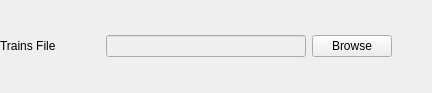
             <widget class="QWidget" name="widget_oldTrainOD" native="true">
              <property name="enabled">
               <bool>true</bool>
              </property>
              <property name="maximumSize">
               <size>
                <width>16777215</width>
                <height>93</height>
               </size>
              </property>
              <layout class="QGridLayout" name="gridLayout_11">
               <property name="leftMargin">
                <number>0</number>
               </property>
               <property name="topMargin">
                <number>0</number>
               </property>
               <property name="rightMargin">
                <number>0</number>
               </property>
               <property name="bottomMargin">
                <number>0</number>
               </property>
               <item row="0" column="0">
                <layout class="QGridLayout" name="layout_oldNetwork_2">
                 <item row="0" column="0">
                  <layout class="QGridLayout" name="gridLayout_12">
                   <property name="topMargin">
                    <number>7</number>
                   </property>
                   <property name="bottomMargin">
                    <number>7</number>
                   </property>
                   <item row="0" column="0">
                    <widget class="QLabel" name="label_8">
                     <property name="minimumSize">
                      <size>
                       <width>100</width>
                       <height>0</height>
                      </size>
                     </property>
                     <property name="text">
                      <string>Trains File</string>
                     </property>
                    </widget>
                   </item>
                   <item row="0" column="1">
                    <widget class="QLineEdit" name="lineEdit_trains">
                     <property name="enabled">
                      <bool>false</bool>
                     </property>
                     <property name="minimumSize">
                      <size>
                       <width>200</width>
                       <height>0</height>
                      </size>
                     </property>
                    </widget>
                   </item>
                   <item row="0" column="2">
                    <widget class="QPushButton" name="pushButton_trains">
                     <property name="toolTip">
                      <string>&lt;html&gt;&lt;head/&gt;&lt;body&gt;&lt;p&gt;Specify the file location or path where the trains file is stored for your train simulation. The trains file contains the information about the trains in your simulation, such as their characteristics, schedules, and assigned routes. Browse to select the appropriate file that contains the relevant train data for your simulation. This file is crucial for defining the properties and behavior of the trains within the simulated train network.&lt;/p&gt;&lt;/body&gt;&lt;/html&gt;</string>
                     </property>
                     <property name="text">
                      <string>Browse</string>
                     </property>
                    </widget>
                   </item>
                   <item row="0" column="3">
                    <spacer name="horizontalSpacer_11">
                     <property name="orientation">
                      <enum>Qt::Horizontal</enum>
                     </property>
                     <property name="sizeHint" stdset="0">
                      <size>
                       <width>40</width>
                       <height>20</height>
                      </size>
                     </property>
                    </spacer>
                   </item>
                  </layout>
                 </item>
                </layout>
               </item>
              </layout>
             </widget>
